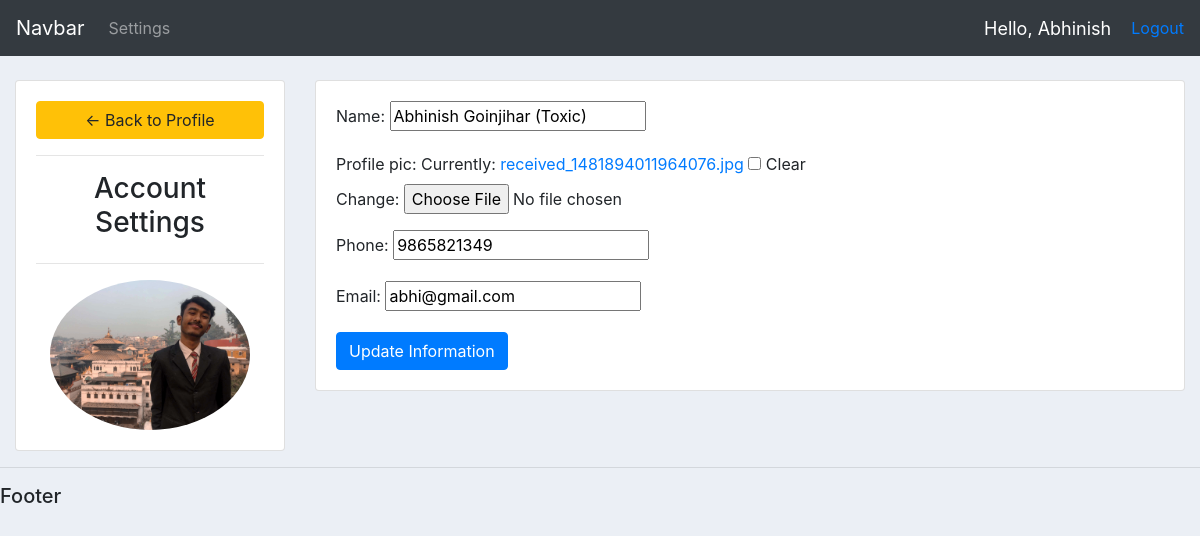
/account/ (signed in), run on the app's committed database.
### accounts/models.py (models this page shows, shortened)
class Customer(models.Model):
    user = models.OneToOneField(User, null=True, on_delete=models.CASCADE)
    name = models.CharField(max_length=200)
    profile_pic = models.ImageField(null=True, blank=True)
    phone = models.CharField(max_length=10, null=True)
    email = models.CharField(max_length=200, null=True)
    date_created = models.DateTimeField(auto_now_add=True)

### accounts/decorators.py (the view)
        def wrapper_func(request, *args, **kwargs):
            group = None
            if request.user.groups.exists():
                group = request.user.groups.all()[0].name
            if group in allowed_roles:
                return view_func(request, *args, **kwargs)
            else:
                return HttpResponse("You are not authorized!")

### accounts/forms.py
class CustomerForm(ModelForm):
    class Meta:
        model = Customer
        fields = '__all__'
        exclude = ['user']

### accounts/views.py (called while the page is built)
@login_required(login_url="login")
@allowed_users(allowed_roles=['customer'])
def accountSettings(request):
    customer = request.user.customer
    form = CustomerForm(instance=customer)
    context = {
        'form':form,
    }
    if request.method == 'POST':
        form = CustomerForm(request.POST, request.FILES, instance=customer)
        if form.is_valid():
            form.save()
            return redirect('account')
    return render(request, 'accounts/account_settings.html', context)

### accounts/templates/accounts/account_settings.html (shortened to what this page needs)
{%  extends 'accounts/base.html' %}
{% load static %}
{% block content %}
<br>
<div class="row">
	<div class="col-md-3">
		<div class="card card-body">
			<a class="btn btn-warning" href="{% url 'home' %}"> &#8592; Back to Profile</a>
			<hr>
			<h3 style="text-align: center">Account Settings</h3>
			<hr>
			<img class="profile-pic" src="{{ request.user.customer.profile_pic.url }}" >
		</div>
	</div>
	<div class="col-md-9">
		<div class="card card-body">
			<form method="POST" action="" enctype="multipart/form-data">
				{{form.as_p}}
			<input class="btn btn-primary" type="submit" value="Update Information">
			</form>
		</div>
	</div>
</div>
{% endblock %}

### accounts/templates/accounts/navbar.html (shortened to what this page needs)
<nav class="navbar navbar-expand-lg navbar-dark bg-dark">
  <a class="navbar-brand" href="#">Navbar</a>
    <div class="collapse navbar-collapse" id="navbarNav">
      <ul class="navbar-nav">
      {% if request.user.is_staff %}
        <li class="nav-item active">
          <a class="nav-link" href="{% url 'home' %}">Dashboard</a>
        </li>
        <li class="nav-item">
          <a class="nav-link" href="{% url 'product' %}">Products</a>
        </li>
        {% else %}
          <li class="nav-item">
            <a class="nav-link" href="{% url 'account' %}">Settings</a>
          </li>
        {% endif %}
      </ul>
    </div>
  <span id="hello-msg">Hello, {{ request.user }}</span>
  <span><a href="{% url 'logout' %}">Logout</a></span>
</nav>

### static/css/base.css (style rules this page uses)
body { background-color: #ebeff5; }

### accounts/templates/accounts/navbar.html (style rules this page uses)
#hello-msg { font-size: 18px; color: #fff; margin-right: 20px; }

### accounts/templates/accounts/account_settings.html (style rules this page uses)
.profile-pic { max-width: 200px; max-height:200px; margin: 0 auto; border-radius: 50%; }

### data on the page
Customer: name "Abhinish Goinjihar (Toxic)", phone "9865821349", email "abhi@gmail.com"

### other printed values
{{ request.user }} "Abhinish"
